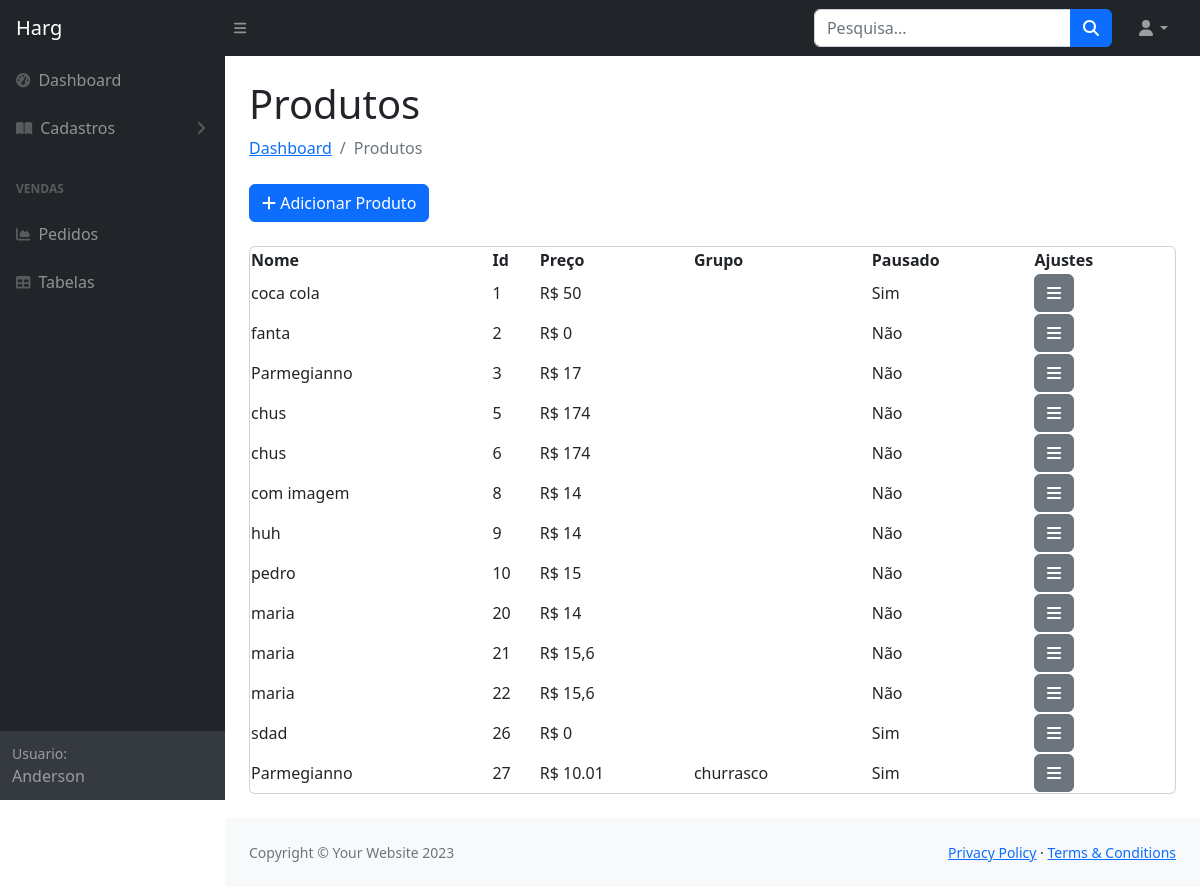
The app's page /dashboard/cadastros/consulta-produtos/, older data.
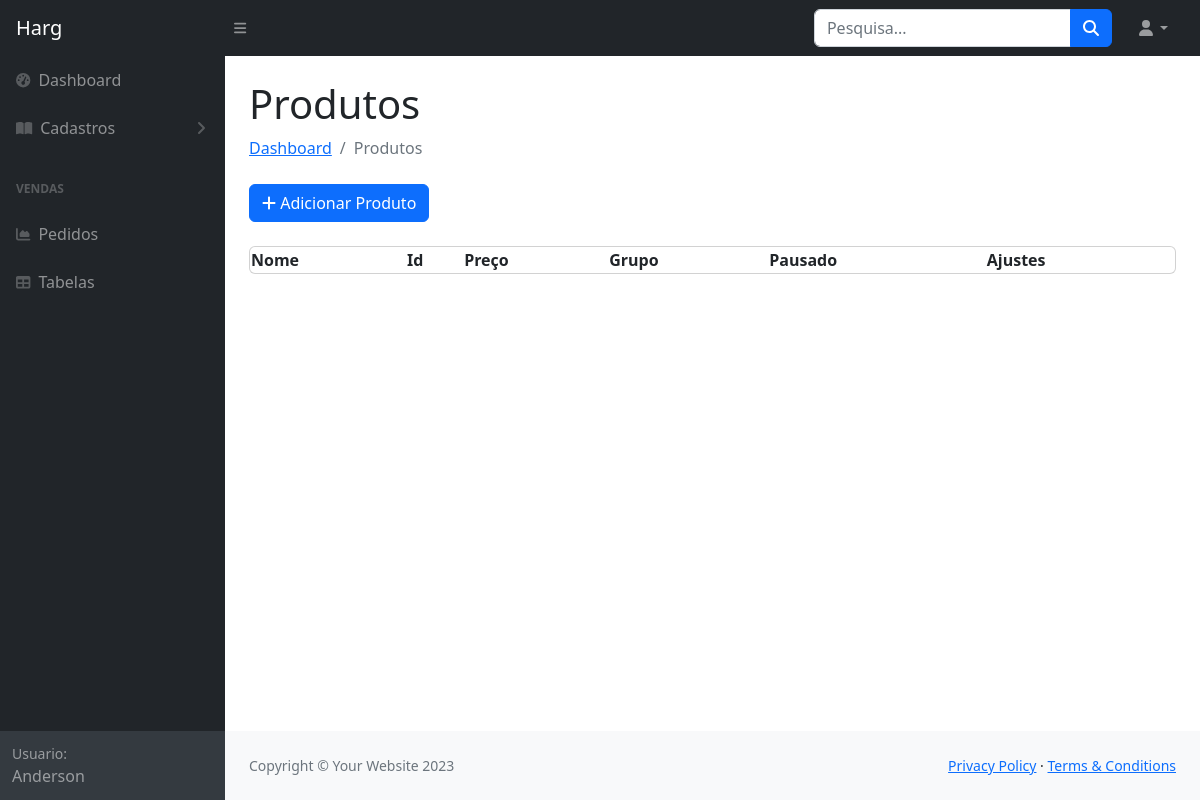
The same page, newer data.
### produto/models.py (models this page shows, shortened)
class Produto(models.Model):
    id_produto = models.AutoField(primary_key=True)
    nome = models.CharField(max_length=255)
    descricao = models.TextField()
    grupo = models.ForeignKey(Grupo, on_delete=models.SET_NULL, null=True, blank=True)
    preco_original = models.CharField(max_length=10, default='0')
    preco_promocional = models.CharField(max_length=10, default='0')
    imagem = models.ImageField(upload_to='produto_imagens/%Y/%m', blank=True, null=True)
    pausado = models.CharField(default='N', max_length=1)

class Grupo(models.Model):
    id_grupo = models.AutoField(primary_key=True)
    nome = models.CharField(max_length=255)
    pausado = models.CharField(default='N', max_length=1)

### produto/views.py (the view)
# urls.py: path('consulta-produtos/', views.consulta_produtos, name='consulta_produtos'),
def consulta_produtos(request):
    produtos = Produto.objects.all()
    return render(request, 'consulta-produtos.html', {'produtos': produtos})

### templates/consulta-produtos.html (shortened to what this page needs)
<!DOCTYPE html>
{% load static %}
<html lang="pt-br">
    <head>
        <link href="https://cdn.jsdelivr.net/npm/simple-datatables@7.1.2/dist/style.min.css" rel="stylesheet"/>
        <link rel="stylesheet" type="text/css" href="https://cdn.datatables.net/1.11.3/css/jquery.dataTables.css">
        <link href="{% static 'css/styles.css' %}" rel="stylesheet" />
        <link rel="stylesheet" href="https://cdnjs.cloudflare.com/ajax/libs/font-awesome/5.15.1/css/all.min.css">
    </head>
    <body class="sb-nav-fixed">
        <nav class="sb-topnav navbar navbar-expand navbar-dark bg-dark">
            <a class="navbar-brand ps-3" href="{% url 'dashboard' %}">Harg</a>
            <button class="btn btn-link btn-sm order-1 order-lg-0 me-4 me-lg-0" id="sidebarToggle" href="#!"><i class="fas fa-bars"></i></button>
            <form class="d-none d-md-inline-block form-inline ms-auto me-0 me-md-3 my-2 my-md-0">
                <div class="input-group">
                    <input class="form-control" type="text" placeholder="Pesquisa..." aria-label="Search for..." aria-describedby="btnNavbarSearch" />
                    <button class="btn btn-primary" id="btnNavbarSearch" type="button"><i class="fas fa-search"></i></button>
                </div>
            </form>
            <ul class="navbar-nav ms-auto ms-md-0 me-3 me-lg-4">
                <li class="nav-item dropdown">
                    <a class="nav-link dropdown-toggle" id="navbarDropdown" href="#" role="button" data-bs-toggle="dropdown" aria-expanded="false"><i class="fas fa-user fa-fw"></i></a>
                </li>
            </ul>
        </nav>
        <div id="layoutSidenav">
            <div id="layoutSidenav_nav">
                <nav class="sb-sidenav accordion sb-sidenav-dark" id="sidenavAccordion">
                    <div class="sb-sidenav-menu">
                        <div class="nav">
                            <a class="nav-link" href="{% url 'dashboard' %}">
                                <div class="sb-nav-link-icon"><i class="fas fa-tachometer-alt"></i></div>
                                Dashboard
                            </a>
                            <a class="nav-link collapsed" href="#" data-bs-toggle="collapse" data-bs-target="#collapsePages" aria-expanded="false" aria-controls="collapsePages">
                                <div class="sb-nav-link-icon"><i class="fas fa-book-open"></i></div>
                                Cadastros
                                <div class="sb-sidenav-collapse-arrow"><i class="fas fa-angle-down"></i></div>
                            </a>
                            <div class="sb-sidenav-menu-heading">VENDAS</div>
                            <a class="nav-link" href="/pedidos">
                                <div class="sb-nav-link-icon"><i class="fas fa-chart-area"></i></div>
                                Pedidos
                            </a>
                            <a class="nav-link" href="tables.html">
                                <div class="sb-nav-link-icon"><i class="fas fa-table"></i></div>
                                Tabelas
                            </a>
                        </div>
                    </div>
                    <div class="sb-sidenav-footer">
                        <div class="small">Usuario:</div>
                        Anderson
                    </div>
                </nav>
            </div>
            <div id="layoutSidenav_content">
                <main>
                    <main>
                        <div class="container-fluid px-4">
                            <h1 class="mt-4">Produtos</h1>
                            <ol class="breadcrumb mb-4">
                                <li class="breadcrumb-item"><a href="{% url 'dashboard' %}">Dashboard</a></li>
                                <li class="breadcrumb-item active">Produtos</li>
                            </ol>
                            <div class="mb-4">
                                <a href="{% url 'cadastrar_produto' %}" class="btn btn-primary">
                                    <i class="fas fa-plus"></i> Adicionar Produto
                                </a>
                            </div>
                            <div class="card mb-4">
                                <table id="example" class="display">
                                    <thead>
                                        <tr>
                                            <th>Nome</th>
                                            <th>Id</th>
                                            <th>Preço</th>
                                            <th>Grupo</th>
                                            <th>Pausado</th>
                                            <th>Ajustes</th>
                                        </tr>
                                    </thead>
                                    <tbody>
                                        {% for produto in produtos %}
                                        <tr>
                                            <td>{{ produto.nome }}</td>
                                            <td>{{ produto.id_produto }}</td>
                                            <td>R$ {{ produto.preco_original }}</td>
                                            <td>{{ produto.grupo.nome }}</td>
                                            <td>
                                                <div class="dropdown">
                                                    <label class="form-check-label" id="labelPausado{{ forloop.counter }}" for="pausado{{ forloop.counter }}">
                                                        {% if produto.pausado == 'S' %}Sim{% else %}Não{% endif %}
                                                    </label>
                                                </div>
                                                <td>
                                                    <div class="dropdown">
                                                        <a class="btn btn-secondary" data-bs-toggle="dropdown" href="#" role="button" aria-haspopup="true" aria-expanded="false">
                                                            <i class="fas fa-bars"></i>
                                                        </a>
                                                    </div>
                                                </td>
                                        </tr>
                                        {% endfor %}
                                    </tbody>
                                </table>
                            </div>
                        </div>
                    </main>
                </main>
                <footer class="py-4 bg-light mt-auto">
                    <div class="container-fluid px-4">
                        <div class="d-flex align-items-center justify-content-between small">
                            <div class="text-muted">Copyright &copy; Your Website 2023</div>
                            <div>
                                <a href="#">Privacy Policy</a>
                                &middot;
                                <a href="#">Terms &amp; Conditions</a>
                            </div>
                        </div>
                    </div>
                </footer>
            </div>
        </div>
    </body>
</html>

Row changes from the older to the newer data that the page shows:
removed Produto: nome "coca cola", id_produto "1", preco_original "50", pausado "Sim"
removed Produto: nome "fanta", id_produto "2", preco_original "0", pausado "Não"
removed Produto: nome "Parmegianno", id_produto "3", preco_original "17", pausado "Não"
removed Produto: nome "chus", id_produto "5", preco_original "174", pausado "Não"
removed Produto: nome "chus", id_produto "6", preco_original "174", pausado "Não"
removed Produto: nome "com imagem", id_produto "8", preco_original "14", pausado "Não"
removed Produto: nome "huh", id_produto "9", preco_original "14", pausado "Não"
removed Produto: nome "pedro", id_produto "10", preco_original "15", pausado "Não"
removed Produto: nome "maria", id_produto "20", preco_original "14", pausado "Não"
removed Produto: nome "maria", id_produto "21", preco_original "15,6", pausado "Não"
removed Produto: nome "maria", id_produto "22", preco_original "15,6", pausado "Não"
removed Produto: nome "sdad", id_produto "26", preco_original "0", pausado "Sim"
removed Produto: nome "Parmegianno", id_produto "27", preco_original "10.01", grupo.nome "churrasco", pausado "Sim"
